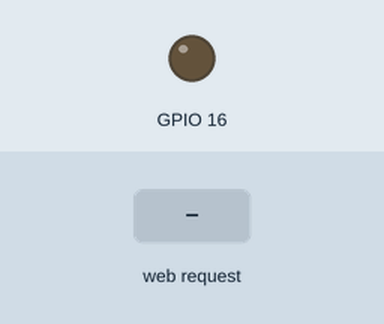
Simulated run of this sketch. Board: ESP8266 (NodeMCU). Parts: output pins drawn as LEDs (lit = HIGH). The test bench sets the inputs (shaded band). WiFi joins after 1.5 s; servers stay silent unless stated; what the sketch prints to the serial monitor is not drawn.

Above: at 3.7 s.
3.8 s: HTTP request GET /socket1On received
At 4.3 s:
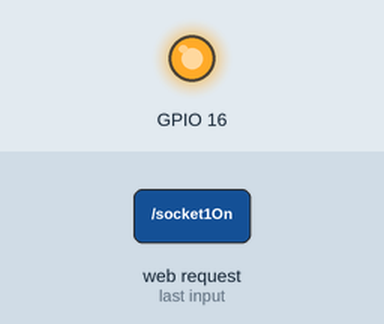
5.3 s: HTTP request GET /socket1Off received
At 6.6 s:
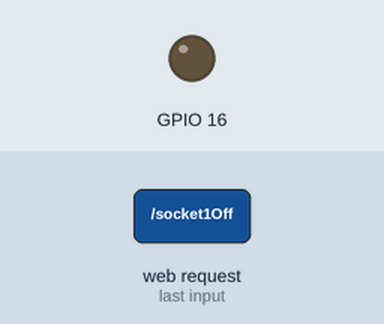
Timing chart, 0 to 8.3 s (numbered marks = the images above; inputs shaded):
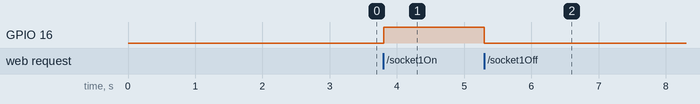

The sketch:

WIFI_modulo_web_funcionando.ino
```cpp
#include<ESP8266WiFi.h>
#include<WifiClient.h>
#include<ESP8266WebServer.h>
#include<ESP8266mDNS.h>
#include <ESP8266WiFiMulti.h>

// Replace with your network credentials
const char* ssid = "";
const char* password = "";

ESP8266WebServer server(80);
String webPage = "";

void setup(void){
  webPage += "<h1>ESP8266 Web Server</h1><p>Socket #1 <a href=\"socket1On\"><button>ON</button></a>&nbsp;<a href=\"socket1Off\"><button>OFF</button></a></p>";
  webPage += "<p>Socket #2 <a href=\"socket2On\"><button>ON</button></a>&nbsp;<a href=\"socket2Off\"><button>OFF</button></a></p>";
//mySwitch.enableTransmit(2);
  delay(1000);
  Serial.begin(115200);
  WiFi.begin(ssid, password);
  Serial.println("");
  pinMode(16, OUTPUT);

  while (WiFi.status() != WL_CONNECTED) {
    delay(500);
    Serial.print(".");
  }
  Serial.println("");
  Serial.print("Connected to ");
  Serial.println(ssid);
  Serial.print("IP address: ");
  Serial.println(WiFi.localIP());

  if (MDNS.begin("esp8266", WiFi.localIP())) {
    Serial.println("MDNS responder started");
  }

   server.on("/", [](){
    server.send(200, "text/html", webPage);
  });
  server.on("/socket1On", [](){
    server.send(200, "text/html", webPage);
    digitalWrite(16, HIGH);
    delay(1000);
  });
  server.on("/socket1Off", [](){
    server.send(200, "text/html", webPage);
    digitalWrite(16, LOW);
    delay(1000);
  });

  server.begin();
  Serial.println("HTTP server started");
}

void loop(void){
  server.handleClient();
}
```

Measured:
- after the input at 3.8 s, GPIO 16: LOW → HIGH at once
- after the input at 5.3 s, GPIO 16: HIGH → LOW at once
